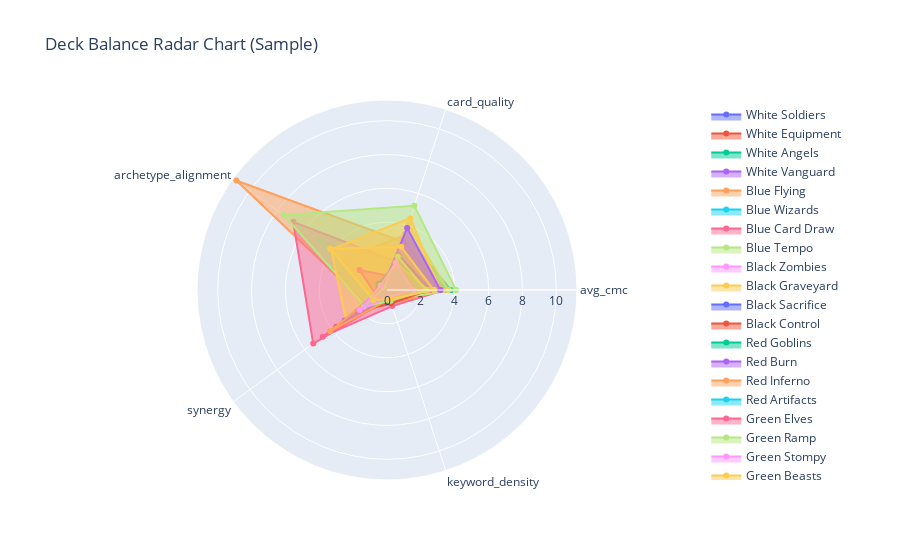

Notebook code for this chart:
### Code cell
# Import plotly for interactive visualizations
import plotly.graph_objects as go

sample_themes = metrics_df.index[:]  # Show first 5 decks as example
radar_metrics = ['avg_cmc', 'card_quality', 'archetype_alignment', 'synergy', 'keyword_density']
fig = go.Figure()
for theme in sample_themes:
    values = metrics_df.loc[theme, radar_metrics].values.tolist()
    fig.add_trace(go.Scatterpolar(
        r=values + [values[0]],
        theta=radar_metrics + [radar_metrics[0]],
        fill='toself',
        name=theme
    ))
fig.update_layout(
    polar=dict(radialaxis=dict(visible=True)),
    showlegend=True,
    title='Deck Balance Radar Chart (Sample)'
)
fig.show()

### Figure 1 — Plotly figure (JSON) as saved in the notebook; plotly's stock layout.template omitted (floating-point values rounded to 4 significant figures)
{"data": [{"fill": "toself", "name": "White Soldiers", "r": [1.154, 1.692, 0.6923, 0.4615, 0.4286, 1.154], "theta": ["avg_cmc", "card_quality", "archetype_alignment", "synergy", "keyword_density", "avg_cmc"], "type": "scatterpolar"}, {"fill": "toself", "name": "White Equipment", "r": [1.923, 2.077, 0.2692, 3.692, 0.6, 1.923], "theta": ["avg_cmc", "card_quality", "archetype_alignment", "synergy", "keyword_density", "avg_cmc"], "type": "scatterpolar"}, {"fill": "toself", "name": "White Angels", "r": [3.769, 3.462, 0.07692, 0.6923, 0.5, 3.769], "theta": ["avg_cmc", "card_quality", "archetype_alignment", "synergy", "keyword_density", "avg_cmc"], "type": "scatterpolar"}, {"fill": "toself", "name": "White Vanguard", "r": [1.385, 1.462, 0.6154, 1.846, 0.2, 1.385], "theta": ["avg_cmc", "card_quality", "archetype_alignment", "synergy", "keyword_density", "avg_cmc"], "type": "scatterpolar"}, {"fill": "toself", "name": "Blue Flying", "r": [3, 3, 11, 1.462, 0.5714, 3], "theta": ["avg_cmc", "card_quality", "archetype_alignment", "synergy", "keyword_density", "avg_cmc"], "type": "scatterpolar"}, {"fill": "toself", "name": "Blue Wizards", "r": [3.615, 2.538, 0.3077, 1.462, 0.7143, 3.615], "theta": ["avg_cmc", "card_quality", "archetype_alignment", "synergy", "keyword_density", "avg_cmc"], "type": "scatterpolar"}, {"fill": "toself", "name": "Blue Card Draw", "r": [3.385, 3.462, 0.1538, 4.692, 1, 3.385], "theta": ["avg_cmc", "card_quality", "archetype_alignment", "synergy", "keyword_density", "avg_cmc"], "type": "scatterpolar"}, {"fill": "toself", "name": "Blue Tempo", "r": [2.769, 1.769, 5, 1.154, 0.4444, 2.769], "theta": ["avg_cmc", "card_quality", "archetype_alignment", "synergy", "keyword_density", "avg_cmc"], "type": "scatterpolar"}, {"fill": "toself", "name": "Black Zombies", "r": [1.846, 1.846, 0.3077, 1.462, 0.6667, 1.846], "theta": ["avg_cmc", "card_quality", "archetype_alignment", "synergy", "keyword_density", "avg_cmc"], "type": "scatterpolar"}, {"fill": "toself", "name": "Black Graveyard", "r": [3.615, 4.077, 0.07692, 1.462, 0.6667, 3.615], "theta": ["avg_cmc", "card_quality", "archetype_alignment", "synergy", "keyword_density", "avg_cmc"], "type": "scatterpolar"}, {"fill": "toself", "name": "Black Sacrifice", "r": [1.692, 1.923, 0.3462, 1.308, 0.8333, 1.692], "theta": ["avg_cmc", "card_quality", "archetype_alignment", "synergy", "keyword_density", "avg_cmc"], "type": "scatterpolar"}, {"fill": "toself", "name": "Black Control", "r": [3.077, 3.154, 0.3846, 2, 0.5, 3.077], "theta": ["avg_cmc", "card_quality", "archetype_alignment", "synergy", "keyword_density", "avg_cmc"], "type": "scatterpolar"}, {"fill": "toself", "name": "Red Goblins", "r": [1.538, 1.769, 0.6923, 1.692, 0.6667, 1.538], "theta": ["avg_cmc", "card_quality", "archetype_alignment", "synergy", "keyword_density", "avg_cmc"], "type": "scatterpolar"}, {"fill": "toself", "name": "Red Burn", "r": [1.615, 1.308, 0.3846, 1.538, 0.5714, 1.615], "theta": ["avg_cmc", "card_quality", "archetype_alignment", "synergy", "keyword_density", "avg_cmc"], "type": "scatterpolar"}, {"fill": "toself", "name": "Red Inferno", "r": [3.308, 3.385, 3.154, 0.8462, 0.8333, 3.308], "theta": ["avg_cmc", "card_quality", "archetype_alignment", "synergy", "keyword_density", "avg_cmc"], "type": "scatterpolar"}, {"fill": "toself", "name": "Red Artifacts", "r": [2.077, 1.923, 0.3077, 1.538, 0.6154, 2.077], "theta": ["avg_cmc", "card_quality", "archetype_alignment", "synergy", "keyword_density", "avg_cmc"], "type": "scatterpolar"}, {"fill": "toself", "name": "Green Elves", "r": [1.385, 1.769, 6.846, 5.385, 0.5, 1.385], "theta": ["avg_cmc", "card_quality", "archetype_alignment", "synergy", "keyword_density", "avg_cmc"], "type": "scatterpolar"}, {"fill": "toself", "name": "Green Ramp", "r": [4.077, 5.231, 7.538, 1.615, 0.5714, 4.077], "theta": ["avg_cmc", "card_quality", "archetype_alignment", "synergy", "keyword_density", "avg_cmc"], "type": "scatterpolar"}, {"fill": "toself", "name": "Green Stompy", "r": [1.692, 2.308, 0.3692, 2.308, 0.2105, 1.692], "theta": ["avg_cmc", "card_quality", "archetype_alignment", "synergy", "keyword_density", "avg_cmc"], "type": "scatterpolar"}, {"fill": "toself", "name": "Green Beasts", "r": [3.154, 4.462, 4.077, 3, 0.3, 3.154], "theta": ["avg_cmc", "card_quality", "archetype_alignment", "synergy", "keyword_density", "avg_cmc"], "type": "scatterpolar"}, {"fill": "toself", "name": "Azorius Control", "r": [2.615, 2.154, 0.1538, 1.615, 0.3, 2.615], "theta": ["avg_cmc", "card_quality", "archetype_alignment", "synergy", "keyword_density", "avg_cmc"], "type": "scatterpolar"}, {"fill": "toself", "name": "Dimir Mill", "r": [2.462, 2.154, 0.07692, 2.154, 0.8333, 2.462], "theta": ["avg_cmc", "card_quality", "archetype_alignment", "synergy", "keyword_density", "avg_cmc"], "type": "scatterpolar"}, {"fill": "toself", "name": "Rakdos Aggro", "r": [1.308, 1.538, 0.6154, 1.308, 0.5, 1.308], "theta": ["avg_cmc", "card_quality", "archetype_alignment", "synergy", "keyword_density", "avg_cmc"], "type": "scatterpolar"}, {"fill": "toself", "name": "Gruul Midrange", "r": [3.154, 3.846, 0.3077, 3.077, 0.4706, 3.154], "theta": ["avg_cmc", "card_quality", "archetype_alignment", "synergy", "keyword_density", "avg_cmc"], "type": "scatterpolar"}, {"fill": "toself", "name": "Selesnya Value", "r": [2.462, 1.692, 0.2308, 4.154, 0.5556, 2.462], "theta": ["avg_cmc", "card_quality", "archetype_alignment", "synergy", "keyword_density", "avg_cmc"], "type": "scatterpolar"}, {"fill": "toself", "name": "Orzhov Lifegain Value", "r": [2.077, 1, 0.1538, 0.3846, 0.3333, 2.077], "theta": ["avg_cmc", "card_quality", "archetype_alignment", "synergy", "keyword_density", "avg_cmc"], "type": "scatterpolar"}, {"fill": "toself", "name": "Izzet Spells Matter", "r": [2.077, 0.8462, 2, 0.6923, 0.6667, 2.077], "theta": ["avg_cmc", "card_quality", "archetype_alignment", "synergy", "keyword_density", "avg_cmc"], "type": "scatterpolar"}, {"fill": "toself", "name": "Golgari Graveyard Value", "r": [2.308, 2.077, 0.2308, 1.692, 0.6667, 2.308], "theta": ["avg_cmc", "card_quality", "archetype_alignment", "synergy", "keyword_density", "avg_cmc"], "type": "scatterpolar"}, {"fill": "toself", "name": "Boros Aggro", "r": [1.538, 1.692, 0.4615, 2, 0.4286, 1.538], "theta": ["avg_cmc", "card_quality", "archetype_alignment", "synergy", "keyword_density", "avg_cmc"], "type": "scatterpolar"}, {"fill": "toself", "name": "Simic Ramp Control", "r": [2.769, 2.692, 4.154, 1, 0.5714, 2.769], "theta": ["avg_cmc", "card_quality", "archetype_alignment", "synergy", "keyword_density", "avg_cmc"], "type": "scatterpolar"}], "layout": {"polar": {"radialaxis": {"visible": true}}, "showlegend": true, "title": {"text": "Deck Balance Radar Chart (Sample)"}}}
